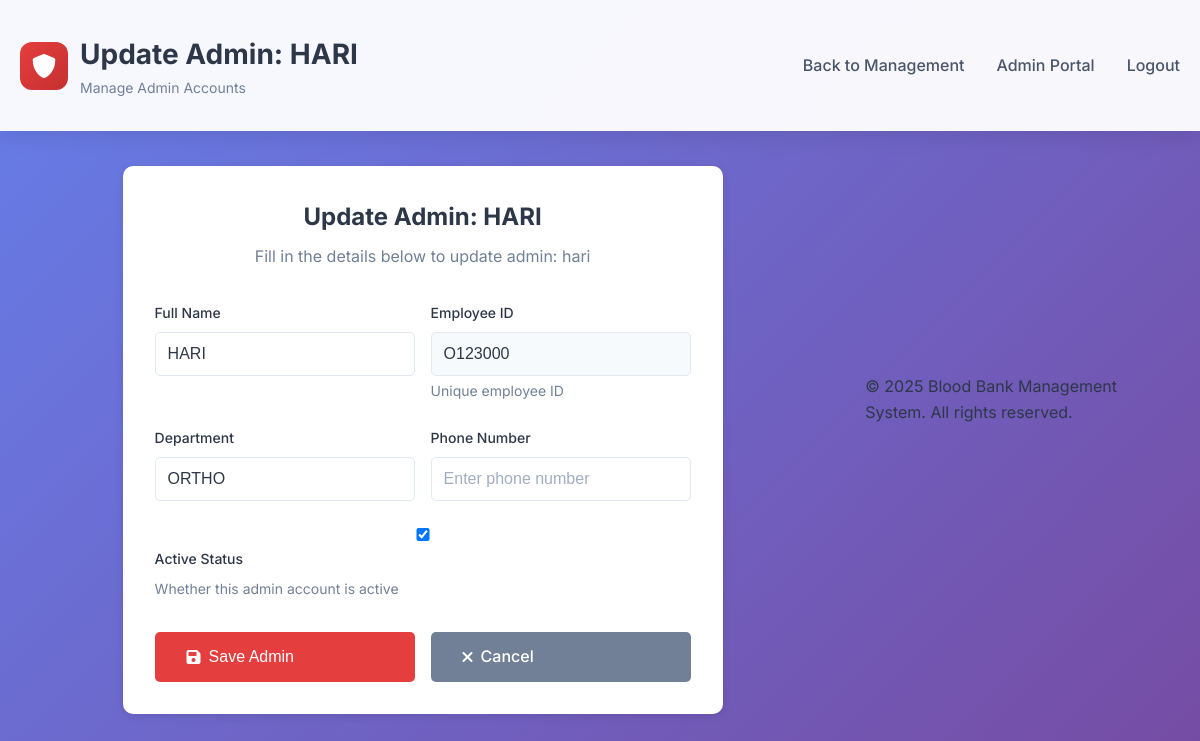
Page /portal/17/update/ (signed in) on the committed database.
### myapp/models.py (models this page shows, shortened)
class AdminProfile(models.Model):
    user = models.OneToOneField(User, on_delete=models.CASCADE, related_name='admin_profile')
    full_name = models.CharField(max_length=100, help_text="Admin's full name")
    employee_id = models.CharField(max_length=20, unique=True, help_text="Unique employee ID")
    department = models.CharField(max_length=50, blank=True, help_text="Department")
    phone_number = models.CharField(max_length=15, blank=True, help_text="Contact phone number")
    is_super_admin = models.BooleanField(default=False, help_text="Super admin with full privileges")
    is_secondary_admin = models.BooleanField(default=False, help_text="Secondary admin with limited privileges")
    is_active = models.BooleanField(default=True, help_text="Whether this admin account is active")
    created_by = models.ForeignKey(
        User,
        on_delete=models.SET_NULL,
        null=True,
        blank=True,
        related_name='created_admins',
        help_text="Admin who created this account"
    )
    created_at = models.DateTimeField(auto_now_add=True)
    updated_at = models.DateTimeField(auto_now=True)
    class Meta:
        verbose_name = "Admin Profile"
        verbose_name_plural = "Admin Profiles"
        ordering = ['-created_at']

### myapp/views.py (the view)
# urls.py: path('portal/<int:admin_id>/update/', views.update_admin, name='update_admin'),
@user_passes_test(is_superuser)
def update_admin(request, admin_id):
    admin_profile = get_object_or_404(AdminProfile, id=admin_id)
    if admin_profile.is_super_admin and admin_profile.user != request.user:
        messages.error(request, 'You cannot edit other superuser accounts.')
        return redirect('admin_management')
    if request.method == 'POST':
        form = AdminProfileUpdateForm(request.POST, instance=admin_profile)
        if form.is_valid():
            form.save()
            messages.success(request, f'Admin {admin_profile.full_name} updated successfully!')
            return redirect('admin_management')
    else:
        form = AdminProfileUpdateForm(instance=admin_profile)
    context = {
        'form': form,
        'admin_profile': admin_profile,
        'title': f'Update Admin: {admin_profile.full_name}'
    }
    return render(request, 'admin_form.html', context)

### myapp/forms.py
class AdminProfileUpdateForm(forms.ModelForm):
    class Meta:
        model = AdminProfile
        fields = ['full_name', 'employee_id', 'department', 'phone_number', 'is_active']
        widgets = {
            'full_name': forms.TextInput(attrs={
                'class': 'form-control',
                'placeholder': 'Enter full name'
            }),
            'employee_id': forms.TextInput(attrs={
                'class': 'form-control',
                'placeholder': 'Enter employee ID'
            }),
            'department': forms.TextInput(attrs={
                'class': 'form-control',
                'placeholder': 'Enter department'
            }),
            'phone_number': forms.TextInput(attrs={
                'class': 'form-control',
                'placeholder': 'Enter phone number'
            }),
            'is_active': forms.CheckboxInput(attrs={
                'class': 'form-check-input'
            }),
        }
    def __init__(self, *args, **kwargs):
        super().__init__(*args, **kwargs)
        if self.instance and self.instance.pk:
            self.fields['employee_id'].widget.attrs['readonly'] = True

### myapp/views.py (called while the page is built)
def is_superuser(user):
    return user.is_superuser or user.groups.filter(name='Super Admin').exists()

### templates/admin_form.html (shortened to what this page needs)
<!DOCTYPE html>
<html lang="en">
<head>
    <link href="https://cdnjs.cloudflare.com/ajax/libs/font-awesome/6.0.0/css/all.min.css" rel="stylesheet">
    {% load static %}
    <link href="{% static 'admin.css' %}" rel="stylesheet">
</head>
<body>
    <header>
        <div class="container">
            <div class="header-content">
                <div class="logo">
                    <div class="logo-icon">
                        <i class="fas fa-shield-alt"></i>
                    </div>
                    <div class="logo-text">
                        <h1>{{ title }}</h1>
                        <p>Manage Admin Accounts</p>
                    </div>
                </div>
                <nav>
                    <ul class="nav-links">
                        <li><a href="{% url 'admin_management' %}">Back to Management</a></li>
                        <li><a href="{% url 'admin_portal' %}">Admin Portal</a></li>
                        <li><a href="{% url 'donor_logout' %}">Logout</a></li>
                    </ul>
                </nav>
            </div>
        </div>
    </header>
    <main>
        <div class="container">
            <div class="form-container">
                <div class="form-header">
                    <h2>{{ title }}</h2>
                    <p>Fill in the details below to {{ title|lower }}</p>
                </div>
                <form method="post">
                    <div class="form-row">
                        <div class="form-group">
                            <label for="{{ form.full_name.id_for_label }}">Full Name</label>
                            {{ form.full_name }}
                        </div>
                        <div class="form-group">
                            <label for="{{ form.employee_id.id_for_label }}">Employee ID</label>
                            {{ form.employee_id }}
                            {% if form.employee_id.help_text %}
                                <div class="help-text">{{ form.employee_id.help_text }}</div>
                            {% endif %}
                        </div>
                    </div>
                    <div class="form-row">
                        <div class="form-group">
                            <label for="{{ form.department.id_for_label }}">Department</label>
                            {{ form.department }}
                        </div>
                        <div class="form-group">
                            <label for="{{ form.phone_number.id_for_label }}">Phone Number</label>
                            {{ form.phone_number }}
                        </div>
                    </div>
                    {% if form.is_active %}
                    <div class="form-group">
                        <label for="{{ form.is_active.id_for_label }}">
                            {{ form.is_active }} Active Status
                        </label>
                        {% if form.is_active.help_text %}
                            <div class="help-text">{{ form.is_active.help_text }}</div>
                        {% endif %}
                    </div>
                    {% endif %}
                    <div class="form-actions">
                        <button type="submit" class="btn btn-primary">
                            <i class="fas fa-save"></i> Save Admin
                        </button>
                        <a href="{% url 'admin_management' %}" class="btn btn-secondary">
                            <i class="fas fa-times"></i> Cancel
                        </a>
                    </div>
                </form>
            </div>
        </div>
    </main>
    <footer>
        <div class="container">
            <div class="footer-content">
                <div>
                    <p>&copy; 2025 Blood Bank Management System. All rights reserved.</p>
                </div>
            </div>
        </div>
    </footer>
</body>
</html>

### static/admin.css (style rules this page uses)
* { margin: 0; padding: 0; box-sizing: border-box; }
body { font-family: 'Inter', -apple-system, BlinkMacSystemFont, 'Segoe UI', Roboto, sans-serif; background: linear-gradient(135deg, #667eea 0%, #764ba2 100%); min-height: 100vh; color: #2d3748; line-height: 1.6; display: flex; align-items: center; justify-content: center; }
.container { max-width: 1200px; margin: 0 auto; padding: 0 20px; }
header { background: rgba(255, 255, 255, 0.95); backdrop-filter: blur(10px); padding: 2rem 0; box-shadow: 0 4px 20px rgba(0, 0, 0, 0.1); position: fixed; top: 0; left: 0; right: 0; z-index: 100; }
.header-content { display: flex; align-items: center; justify-content: space-between; flex-wrap: wrap; gap: 1rem; }
.logo { display: flex; align-items: center; gap: 0.75rem; }
.logo-icon { width: 48px; height: 48px; background: linear-gradient(135deg, #e53e3e, #c53030); border-radius: 12px; display: flex; align-items: center; justify-content: center; color: white; font-size: 1.5rem; }
.logo-text h1 { color: #2d3748; font-size: 1.75rem; font-weight: 700; margin: 0; }
.logo-text p { color: #718096; font-size: 0.875rem; margin: 0; }
.nav-links { display: flex; gap: 2rem; list-style: none; }
.nav-links a { color: #4a5568; text-decoration: none; font-weight: 500; transition: color 0.3s ease; position: relative; }
.nav-links a::after { content: ''; position: absolute; bottom: -5px; left: 0; width: 0; height: 2px; background: #e53e3e; transition: width 0.3s ease; }
main { padding: 8rem 0 3rem; width: 100%; }
.form-group { margin-bottom: 1.25rem; }
label { display: block; margin-bottom: 0.5rem; color: #4a5568; font-weight: 500; font-size: 0.875rem; }
input { width: 100%; padding: 0.875rem 1rem 0.875rem 2.5rem; border: 2px solid #e2e8f0; border-radius: 12px; font-size: 0.875rem; transition: all 0.3s ease; background: white; color: #2d3748; }
input::placeholder { color: #a0aec0; }
.btn { width: 100%; padding: 1rem; background: linear-gradient(135deg, #e53e3e, #c53030); color: white; border: none; border-radius: 12px; font-size: 1rem; font-weight: 600; cursor: pointer; transition: all 0.3s ease; position: relative; overflow: hidden; }
.btn::before { content: ''; position: absolute; top: 0; left: -100%; width: 100%; height: 100%; background: linear-gradient(90deg, transparent, rgba(255, 255, 255, 0.2), transparent); transition: left 0.5s; }

### templates/admin_form.html (style rules this page uses)
.form-container { max-width: 600px; margin: 2rem auto; background: white; border-radius: 10px; padding: 2rem; box-shadow: 0 2px 10px rgba(0, 0, 0, 0.1); }
.form-header { text-align: center; margin-bottom: 2rem; }
.form-header h2 { color: #2d3748; margin-bottom: 0.5rem; }
.form-header p { color: #718096; }
.form-group { margin-bottom: 1.5rem; }
.form-group label { display: block; margin-bottom: 0.5rem; font-weight: 500; color: #2d3748; }
.form-control { width: 100%; padding: 0.75rem; border: 1px solid #e2e8f0; border-radius: 5px; font-size: 1rem; transition: border-color 0.3s ease; }
.form-control[readonly] { background-color: #f7fafc; cursor: not-allowed; }
.form-row { display: grid; grid-template-columns: 1fr 1fr; gap: 1rem; }
.form-actions { display: flex; gap: 1rem; justify-content: center; margin-top: 2rem; }
.btn { padding: 0.75rem 2rem; border: none; border-radius: 5px; font-size: 1rem; font-weight: 500; text-decoration: none; display: inline-flex; align-items: center; gap: 0.5rem; cursor: pointer; transition: all 0.3s ease; }
.btn-primary { background: #e53e3e; color: white; }
.btn-secondary { background: #718096; color: white; }
.help-text { color: #718096; font-size: 0.875rem; margin-top: 0.25rem; }

### rows in the picture
AdminProfile: full_name "HARI", employee_id "O123000", department "ORTHO", is_active "☑"

### other values in the picture
{{ title }} "Update Admin: HARI"
{{ title|lower }} "update admin: hari"
